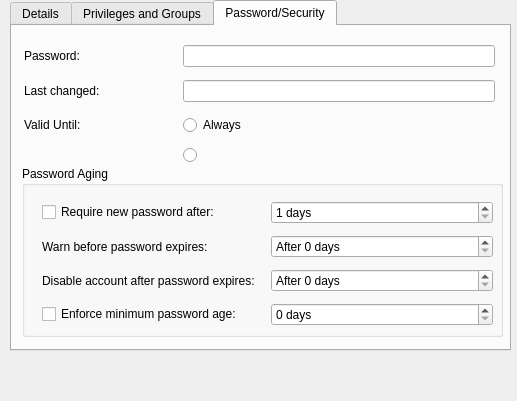
<?xml version="1.0" encoding="UTF-8"?>
<ui version="4.0">
 <class>Dialog</class>
 <widget class="QDialog" name="Dialog">
  <property name="geometry">
   <rect>
    <x>0</x>
    <y>0</y>
    <width>517</width>
    <height>401</height>
   </rect>
  </property>
  <property name="windowTitle">
   <string>Dialog</string>
  </property>
  <widget class="QTabWidget" name="tabWidget">
   <property name="geometry">
    <rect>
     <x>10</x>
     <y>0</y>
     <width>501</width>
     <height>351</height>
    </rect>
   </property>
   <property name="currentIndex">
    <number>2</number>
   </property>
   <widget class="QWidget" name="tab">
    <attribute name="title">
     <string>Details</string>
    </attribute>
    <layout class="QGridLayout" name="gridLayout">
     <item row="0" column="0">
      <widget class="QLabel" name="statusLabel">
       <property name="text">
        <string>Status:</string>
       </property>
      </widget>
     </item>
     <item row="0" column="1">
      <widget class="QRadioButton" name="enabledradio">
       <property name="text">
        <string>Enabled</string>
       </property>
      </widget>
     </item>
     <item row="1" column="1">
      <widget class="QRadioButton" name="disabledradio">
       <property name="text">
        <string>Disabled</string>
       </property>
      </widget>
     </item>
     <item row="2" column="0">
      <widget class="QLabel" name="label_6">
       <property name="text">
        <string>Login Name:</string>
       </property>
       <property name="buddy">
        <cstring>loginnameedit</cstring>
       </property>
      </widget>
     </item>
     <item row="2" column="1" colspan="2">
      <widget class="QLineEdit" name="loginnameedit"/>
     </item>
     <item row="3" column="0">
      <widget class="QLabel" name="label_5">
       <property name="text">
        <string>Real Name:</string>
       </property>
       <property name="buddy">
        <cstring>realnameedit</cstring>
       </property>
      </widget>
     </item>
     <item row="3" column="1" colspan="2">
      <widget class="QLineEdit" name="realnameedit"/>
     </item>
     <item row="4" column="0">
      <widget class="QLabel" name="label_4">
       <property name="text">
        <string>User ID:</string>
       </property>
       <property name="buddy">
        <cstring>uidedit</cstring>
       </property>
      </widget>
     </item>
     <item row="4" column="1" colspan="2">
      <widget class="QLineEdit" name="uidedit"/>
     </item>
     <item row="5" column="0">
      <widget class="QLabel" name="label_3">
       <property name="text">
        <string>Primary Group:</string>
       </property>
      </widget>
     </item>
     <item row="6" column="0">
      <widget class="QLabel" name="label_2">
       <property name="text">
        <string>Home Directory:</string>
       </property>
       <property name="buddy">
        <cstring>homediredit</cstring>
       </property>
      </widget>
     </item>
     <item row="6" column="2">
      <widget class="QPushButton" name="homedirbutton">
       <property name="text">
        <string>Browse...</string>
       </property>
      </widget>
     </item>
     <item row="7" column="0">
      <widget class="QLabel" name="label">
       <property name="text">
        <string>Shell:</string>
       </property>
      </widget>
     </item>
     <item row="6" column="1">
      <widget class="QLineEdit" name="homediredit"/>
     </item>
    </layout>
   </widget>
   <widget class="QWidget" name="tab_2">
    <attribute name="title">
     <string>Privileges and Groups</string>
    </attribute>
    <widget class="QListWidget" name="privilegeslistview">
     <property name="geometry">
      <rect>
       <x>10</x>
       <y>30</y>
       <width>321</width>
       <height>271</height>
      </rect>
     </property>
    </widget>
    <widget class="QListWidget" name="groupslistview">
     <property name="geometry">
      <rect>
       <x>340</x>
       <y>31</y>
       <width>151</width>
       <height>271</height>
      </rect>
     </property>
    </widget>
    <widget class="QLabel" name="label_8">
     <property name="geometry">
      <rect>
       <x>10</x>
       <y>10</y>
       <width>71</width>
       <height>20</height>
      </rect>
     </property>
     <property name="text">
      <string>Privileges:</string>
     </property>
    </widget>
    <widget class="QLabel" name="label_9">
     <property name="geometry">
      <rect>
       <x>340</x>
       <y>10</y>
       <width>63</width>
       <height>20</height>
      </rect>
     </property>
     <property name="text">
      <string>Groups:</string>
     </property>
    </widget>
   </widget>
   <widget class="QWidget" name="tab_3">
    <attribute name="title">
     <string>Password/Security</string>
    </attribute>
    <widget class="QGroupBox" name="groupBox">
     <property name="geometry">
      <rect>
       <x>10</x>
       <y>140</y>
       <width>481</width>
       <height>171</height>
      </rect>
     </property>
     <property name="title">
      <string>Password Aging</string>
     </property>
     <widget class="QWidget" name="layoutWidget">
      <property name="geometry">
       <rect>
        <x>20</x>
        <y>30</y>
        <width>451</width>
        <height>138</height>
       </rect>
      </property>
      <layout class="QGridLayout" name="gridLayout_2">
       <item row="0" column="0">
        <widget class="QCheckBox" name="forcepasswordchangecheckbox">
         <property name="text">
          <string>Require new password after:</string>
         </property>
        </widget>
       </item>
       <item row="0" column="1">
        <widget class="QSpinBox" name="maximumpasswordedit">
         <property name="suffix">
          <string> days</string>
         </property>
         <property name="minimum">
          <number>1</number>
         </property>
         <property name="maximum">
          <number>1825</number>
         </property>
        </widget>
       </item>
       <item row="1" column="0">
        <widget class="QLabel" name="label_13">
         <property name="text">
          <string>Warn before password expires:</string>
         </property>
         <property name="buddy">
          <cstring>warningedit</cstring>
         </property>
        </widget>
       </item>
       <item row="1" column="1">
        <widget class="QSpinBox" name="warningedit">
         <property name="suffix">
          <string> days</string>
         </property>
         <property name="prefix">
          <string>After </string>
         </property>
         <property name="maximum">
          <number>1825</number>
         </property>
        </widget>
       </item>
       <item row="2" column="0">
        <widget class="QLabel" name="label_14">
         <property name="text">
          <string>Disable account after password expires:</string>
         </property>
         <property name="buddy">
          <cstring>disableexpireedit</cstring>
         </property>
        </widget>
       </item>
       <item row="2" column="1">
        <widget class="QSpinBox" name="disableexpireedit">
         <property name="suffix">
          <string> days</string>
         </property>
         <property name="prefix">
          <string>After </string>
         </property>
         <property name="maximum">
          <number>1825</number>
         </property>
        </widget>
       </item>
       <item row="3" column="0">
        <widget class="QCheckBox" name="enforcepasswordminagecheckbox">
         <property name="text">
          <string>Enforce minimum password age:</string>
         </property>
        </widget>
       </item>
       <item row="3" column="1">
        <widget class="QSpinBox" name="minimumpasswordedit">
         <property name="suffix">
          <string> days</string>
         </property>
        </widget>
       </item>
      </layout>
     </widget>
    </widget>
    <widget class="QWidget" name="layoutWidget">
     <property name="geometry">
      <rect>
       <x>12</x>
       <y>12</y>
       <width>471</width>
       <height>135</height>
      </rect>
     </property>
     <layout class="QGridLayout" name="gridLayout_3">
      <item row="0" column="0">
       <widget class="QLabel" name="passwordLabel">
        <property name="text">
         <string>Password:</string>
        </property>
        <property name="buddy">
         <cstring>passwordedit</cstring>
        </property>
       </widget>
      </item>
      <item row="0" column="1" colspan="2">
       <widget class="QLineEdit" name="passwordedit">
        <property name="echoMode">
         <enum>QLineEdit::Password</enum>
        </property>
       </widget>
      </item>
      <item row="1" column="0">
       <widget class="QLabel" name="label_11">
        <property name="text">
         <string>Last changed:</string>
        </property>
        <property name="buddy">
         <cstring>lastchangelabel</cstring>
        </property>
       </widget>
      </item>
      <item row="1" column="1" colspan="2">
       <widget class="QLineEdit" name="lastchangelabel">
        <property name="readOnly">
         <bool>true</bool>
        </property>
       </widget>
      </item>
      <item row="2" column="0">
       <widget class="QLabel" name="label_12">
        <property name="text">
         <string>Valid Until:</string>
        </property>
       </widget>
      </item>
      <item row="2" column="1" colspan="2">
       <widget class="QRadioButton" name="validalwaysradio">
        <property name="text">
         <string>Always</string>
        </property>
       </widget>
      </item>
      <item row="3" column="1">
       <widget class="QRadioButton" name="expireradio">
        <property name="text">
         <string/>
        </property>
       </widget>
      </item>
     </layout>
    </widget>
   </widget>
  </widget>
 </widget>
 <resources/>
 <connections/>
</ui>
